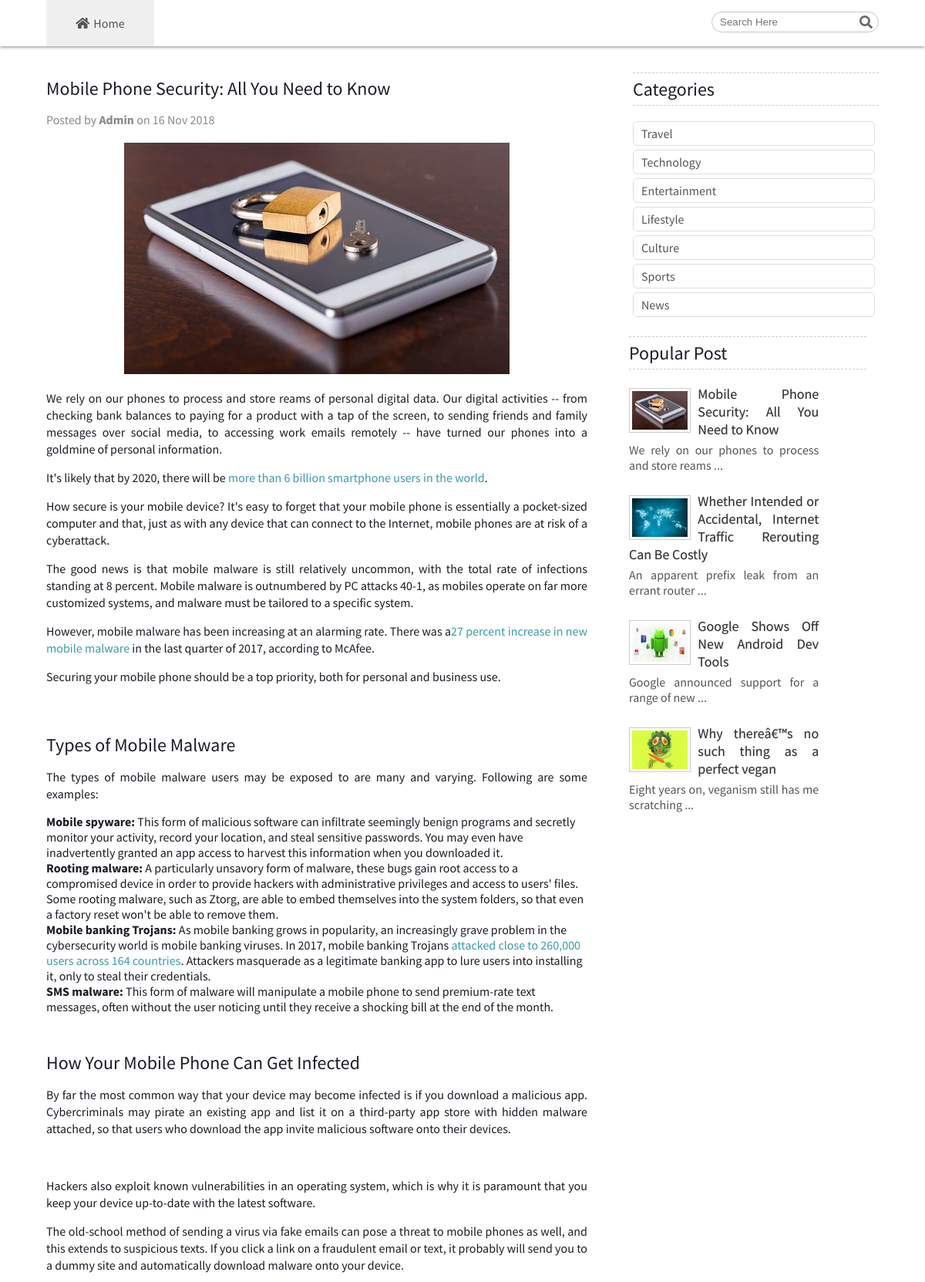
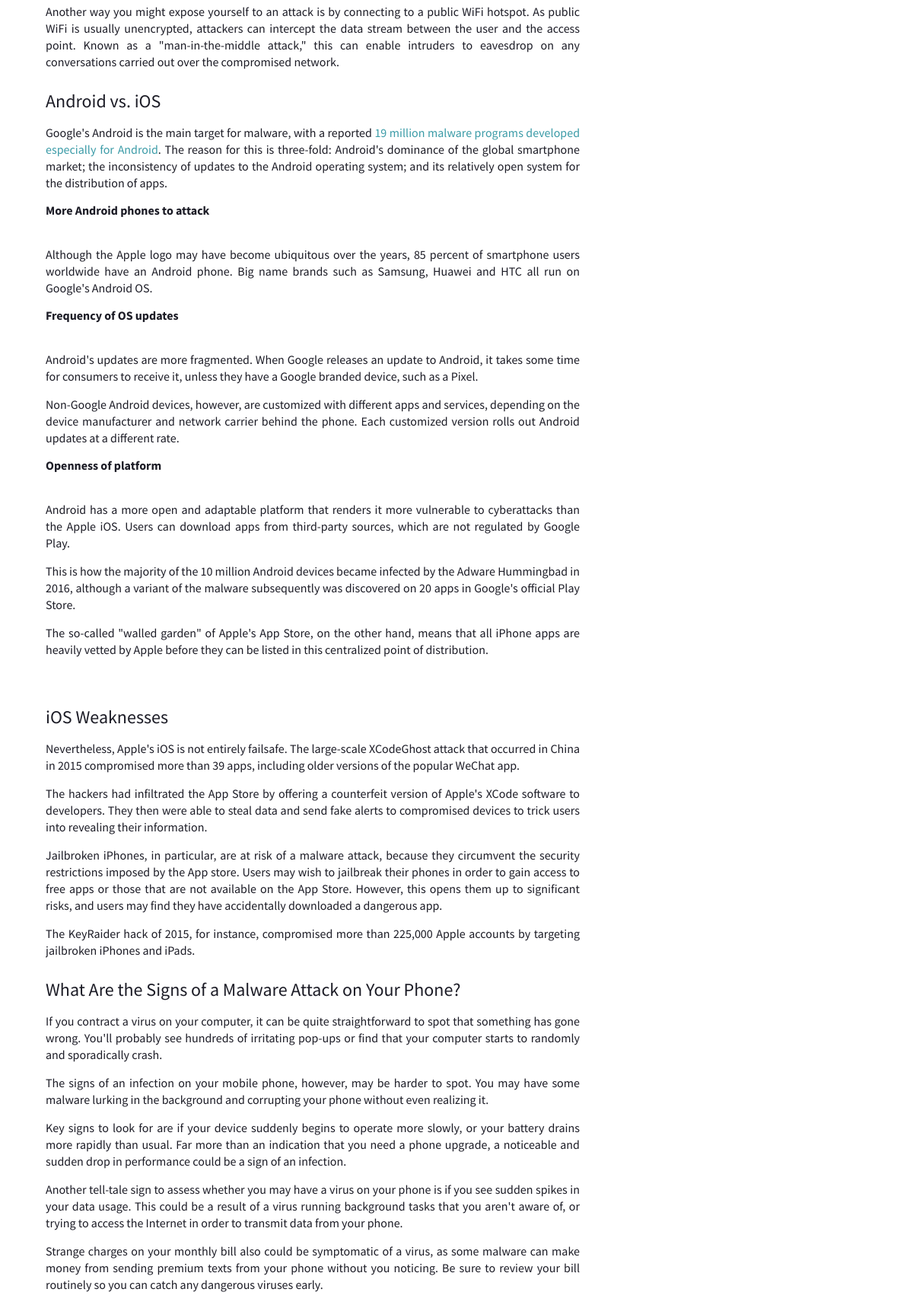
Screenshot of /post.php?postId=50 (upper part) with the database file from the repository (2 pictures, top to bottom).
### tables this page shows
CREATE TABLE `tbl_post` (
  `postId` int(11) NOT NULL,
  `catId` int(11) NOT NULL,
  `title` varchar(255) NOT NULL,
  `image` varchar(255) NOT NULL,
  `postDate` date NOT NULL,
  `content` text NOT NULL,
  `status` int(11) NOT NULL DEFAULT 0,
  `views` int(11) NOT NULL
);

CREATE TABLE `tbl_category` (
  `catId` int(11) NOT NULL,
  `catName` varchar(255) NOT NULL
);

### lib/Database.php (called while the page is built, shortened)
<?php
  class Database{
	private $servername = "localhost";
    private $dbname     = "db_blog";
    private $username   = "root";
    private $password   = "";
    public $con = NULL;
    public function conDB(){
      try{
        $this->con = new PDO("mysql:host=".$this->servername.";dbname=".$this->dbname,$this->username,$this->password);
        $this->con->setAttribute(PDO::ATTR_ERRMODE, PDO::ERRMODE_EXCEPTION);
      }catch(PDOException $e){
        echo "Connection failed: " . $e->getMessage();
      }
    }
    public function execQuery($sql,$data=array(),$method){
      $query = $this->con->prepare($sql);
      if(!empty($data) && is_array($data)){
        foreach ($data as $key => $value) {
          $query->bindValue(":$key",$value);
        }
      }
	  $res = $query->execute();
      if($method === "select"){
        $res = $query->fetchAll(PDO::FETCH_ASSOC);
  		  return $res?$res:false;
  	  }else{
  		  return $res?true:false;
	    }
    }
  }
?>

### main.php (called while the page is built, shortened)
<?php
  include "lib/Database.php";
  $db = new Database();
  $validate = new Validate($db);
?>

### classes/Blog.php (called while the page is built, shortened)
<?php
  class Blog{
    private $db;
    public function __construct($db,$validate){
      $this->db        =  $db;
    }
    public function getPopularPost(){
      $sql = "select tbl_post.*,tbl_category.catName from tbl_post inner join tbl_category on tbl_post.catId=tbl_category.catId order by views desc limit 4";
      $res = $this->db->execQuery($sql,NULL,"select");
      if($res){
        return $res;
      }else{
        return false;
      }
    }
    public function getPostbyId(){
      $sql = "select * from tbl_post where postId=:postId limit 1";
      $data = array("postId" => $_GET['postId']);
      $res = $this->db->execQuery($sql,$data,"select");
      if($res){
        $sql = "update tbl_post set views = :views where postId = :postId";
        $data = array("views" => $res[0]['views']+1,"postId" => $res[0]['postId']);
        $this->db->execQuery($sql,$data,"update");
        return $res;
      }else{
        return false;
      }
    }
  }
?>

### classes/Category.php (called while the page is built, shortened)
<?php
  class Category{
    private $db;
    public function __construct($db,$validate){
      $this->db        =  $db;
    }
    public function getCategoryList(){
      $sql = "select * from tbl_category order by catId desc";
      $res = $this->db->execQuery($sql,NULL,"select");
      return $res;
    }
  }
?>

### post.php (the view, shortened to what this page needs)
<?php
  include "inc/header.php";
  if(isset($_GET['postId'])){
    $singlePost = $blog->getPostbyId();
  }
?>
      <section class="main container">
        <section class="listpost">
          <div class="compost">
            <?php
              if(!empty($singlePost)){
            ?>
            <h2><?php echo ucfirst($singlePost[0]['title']);?></h2>
            <p class="poster">Posted by <span><b><?php if($singlePost[0]['status'] === '1'){
              echo "Admin";
            }else if($singlePost[0]['status'] == '2'){
              echo "Editor";
            }else if($singlePost[0]['status'] == '3'){
              echo "Author";
            }
            ?></b> on <?php echo date("d M Y",strtotime($singlePost[0]['postDate']));?></span></p>
            <div>
              <?php
                if($singlePost[0]['image'] !== "noImage.png"){
              ?>
              <img src="uploads/<?php echo $singlePost[0]['image'];?>" alt=""/>
              <?php }?>
              <div class="desc">
                <?php echo $singlePost[0]['content'];?>
              </div>
            </div>
            <?php
          }else{
            echo "Database Error.";
          }
            ?>
          </div>
        </section>
        <?php
			include "inc/sidebar.php";
		?>
	</section>
<?php
  include "inc/footer.php";
?>

### inc/sidebar.php
<aside class="sidebar">
          <div class="category">
            <h2>Categories</h2>
            <div>
              <?php
                if($catList){
                  foreach ($catList as $key) {
              ?>
              <a href="categories.php?catId=<?php echo $key['catId'];?>"><?php echo ucfirst($key['catName']);?></a>
              <?php
                  }
                }else{
                  echo "<p>No Category Found.</p>";
                }
              ?>
            </div>
          </div>
          <div class="popular">
            <h2>Popular Post</h2>
            <div>
              <?php
                if(!empty($popularPost)){
                  foreach ($popularPost as $key) {
              ?>
              <a href="post.php?postId=<?php echo $key['postId'];?>" class="popPost">
                <div class="popImage">
                  <img src="uploads/thumbnail/<?php echo $key['image'];?>" alt="latest"/>
                </div>
                <div class="popDesc">
                  <h4><?php echo ucfirst($key['title']);?></h4>
                  <p>
                    <?php
                    if(strlen($key['content']) > 50){
                      $content = strip_tags($key['content']);
                      $content = substr($content,0,50);
                      $content = substr($content,0,strrpos($content,' '));
                      echo $content." ...";
                    }
                    ?>
                  </p>
                </div>
              </a>
              <?php
                  }
                }else{
                  echo "<p>No Popular Post Found.</p>";
                }
              ?>
            </div>
          </div>
        </aside>

### css/style.css (style rules this page uses)
* { margin: 0; padding: 0; }
body { color: #1C1C26; }
ul { margin: 0; padding: 0; list-style: none; }
img { max-width: 100%; display: block; }
a { display: block; text-decoration: none; color: #555; }
.container { width: 90%; margin: 0 auto; overflow: hidden; }
.main,.admMain { overflow: hidden; margin-top: 50px; padding: 2%; }
.latest,.popular { width: 100%; max-width: 1200px; margin-top: 20px; }
.latest h2,.popular h2,.catSubs h2,.listpost h2,.relatedPost h2,.sidebar h2 { padding: 5px 0px; border-bottom: 1px dashed #ccc; border-top: 1px dashed #ccc; box-sizing: border-box; margin: 20px 0px 20px 0px; font-weight: normal; }
.category,.contact,.subscribe { width: 28%; margin-right: 2%; float: left; }
.category a { display: block; border: 1px solid #dedede; padding: 5px 10px; margin: 5px; border-radius: 6px }
.listpost { width: 65%; float: left; }
.listpost { overflow: hidden; }
.desc { overflow: hidden; }
.list p,.desc p { line-height: 22px; text-align: justify; }
.sidebar { width: 30%; float: right; overflow: hidden; }
.sidebar .contact,.sidebar .category { width: 100%; float: none; margin-bottom: 25px; }
.sidebar .contact h2, .sidebar .category h2 { margin-left: 5px; }
.compost img { max-width: 500px; height: 300px; float: none; width: 100% !important; display: block; margin: 20px auto; }
.compost p { margin-bottom: 15px; }
.compost h2 { margin-bottom: 10px; }
.poster { color: #898989; }
.popular { width: 100%; }
.popImage { width: 72px; float: left; background: #fff; border: 1px solid #ccc; padding: 1%; margin-right: 3%; margin-top: 4px; }
.popImage img { height: 50px; }
.popPost { margin-bottom: 25px; }
.popDesc { width: 80%; text-align: justify; }
.popDesc h4 { padding-bottom: 5px; font-weight: normal; font-size: 18px; color: #333; text-shadow: 0px 0px 1px #ADADAD; }
.desc a,.postList a { display: inline; color: #3B9BA7; }

### css/responsive.css (style rules this page uses)
@media only screen and (min-width: 769px) and (max-width: 1200px) { .latest,.popular { width: 95%; } }

### inc/header.php (style rules this page uses)
.compost h2 { border:none; }

### rows the page displays
tbl_post: title "Mobile Phone Security: All You Need to Know", views+postId+postDate "16 Nov 2018", image (picture), views+postId+content "We rely on our phones to process and store reams of personal digital data. Our digital activities -- from checking bank balances to paying for a product with a tap of the screen, to sending friends and family messages over social media, to accessing work emails remotely -- have turned our phones into a goldmine of personal information. It's likely that by 2020, there will be more than 6 billion smartphone users in the world . How secure is your mobile device? It's easy to forget that your mobile phone is essentially a pocket-sized computer and that, just as with any device that can connect to the Internet, mobile phones are at risk of a cyberattack. The good news is that mobile malware is…", content "We rely on our phones to process and store reams"
tbl_category: catName "Travel"
tbl_category: catName "Technology"
tbl_category: catName "Entertainment"
tbl_category: catName "Lifestyle"
tbl_category: catName "Culture"
tbl_category: catName "Sports"
tbl_category: catName "News"
tbl_post: image (picture), title "Whether Intended or Accidental, Internet Traffic Rerouting Can Be Costly", content "An apparent prefix leak from an errant router"
tbl_post: image (picture), title "Google Shows Off New Android Dev Tools", content "Google announced support for a range of new"
tbl_post: image (picture), title "Why thereâ€™s no such thing as a perfect vegan", content "Eight years on, veganism still has me scratching"
